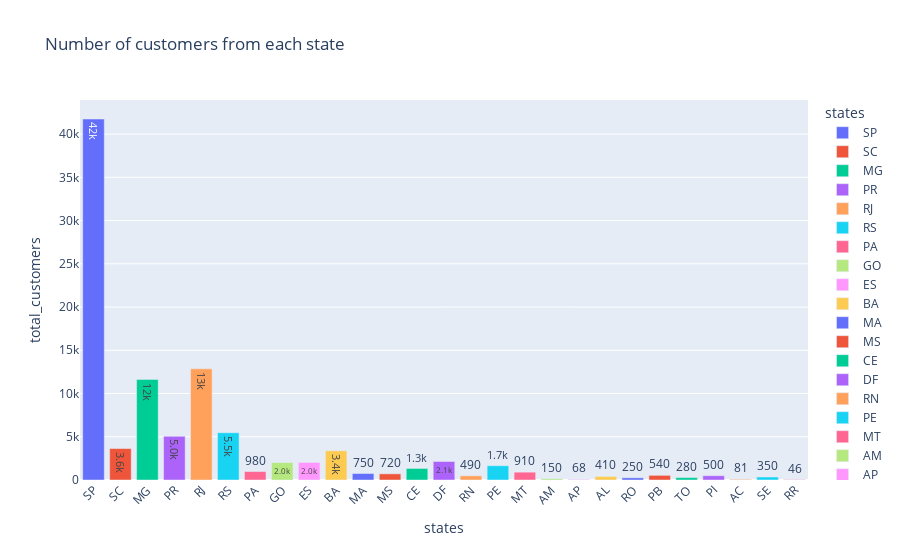

Notebook code cell kept with this figure:
### Code cell
cust_state = pd.read_sql_query("""
SELECT 
    customer_state AS states, 
    COUNT(customer_id) AS total_customers 
FROM 
    customers
GROUP BY 
    customer_state""", conn)
cust_state
df= pd.DataFrame(cust_state)
fig= px.bar(df, x="states", y="total_customers", text="total_customers", color="states", title='Number of customers from each state')
fig.update_traces(texttemplate="%{text:.2s}", textposition="auto")
fig.update_layout(uniformtext_minsize=8)
fig.update_layout(xaxis_tickangle=-45)

fig

### Figure 1 — Plotly figure (JSON) as saved in the notebook; plotly's stock layout.template omitted (floating-point values rounded to 4 significant figures)
{"data": [{"alignmentgroup": "True", "hovertemplate": "states=%{x}<br>total_customers=%{text}<extra></extra>", "legendgroup": "SP", "marker": {"color": "#636efa", "pattern": {"shape": ""}}, "name": "SP", "offsetgroup": "SP", "orientation": "v", "showlegend": true, "text": [41746], "textposition": "auto", "texttemplate": "%{text:.2s}", "type": "bar", "x": ["SP"], "xaxis": "x", "y": [41746], "yaxis": "y"}, {"alignmentgroup": "True", "hovertemplate": "states=%{x}<br>total_customers=%{text}<extra></extra>", "legendgroup": "SC", "marker": {"color": "#EF553B", "pattern": {"shape": ""}}, "name": "SC", "offsetgroup": "SC", "orientation": "v", "showlegend": true, "text": [3637], "textposition": "auto", "texttemplate": "%{text:.2s}", "type": "bar", "x": ["SC"], "xaxis": "x", "y": [3637], "yaxis": "y"}, {"alignmentgroup": "True", "hovertemplate": "states=%{x}<br>total_customers=%{text}<extra></extra>", "legendgroup": "MG", "marker": {"color": "#00cc96", "pattern": {"shape": ""}}, "name": "MG", "offsetgroup": "MG", "orientation": "v", "showlegend": true, "text": [11635], "textposition": "auto", "texttemplate": "%{text:.2s}", "type": "bar", "x": ["MG"], "xaxis": "x", "y": [11635], "yaxis": "y"}, {"alignmentgroup": "True", "hovertemplate": "states=%{x}<br>total_customers=%{text}<extra></extra>", "legendgroup": "PR", "marker": {"color": "#ab63fa", "pattern": {"shape": ""}}, "name": "PR", "offsetgroup": "PR", "orientation": "v", "showlegend": true, "text": [5045], "textposition": "auto", "texttemplate": "%{text:.2s}", "type": "bar", "x": ["PR"], "xaxis": "x", "y": [5045], "yaxis": "y"}, {"alignmentgroup": "True", "hovertemplate": "states=%{x}<br>total_customers=%{text}<extra></extra>", "legendgroup": "RJ", "marker": {"color": "#FFA15A", "pattern": {"shape": ""}}, "name": "RJ", "offsetgroup": "RJ", "orientation": "v", "showlegend": true, "text": [12852], "textposition": "auto", "texttemplate": "%{text:.2s}", "type": "bar", "x": ["RJ"], "xaxis": "x", "y": [12852], "yaxis": "y"}, {"alignmentgroup": "True", "hovertemplate": "states=%{x}<br>total_customers=%{text}<extra></extra>", "legendgroup": "RS", "marker": {"color": "#19d3f3", "pattern": {"shape": ""}}, "name": "RS", "offsetgroup": "RS", "orientation": "v", "showlegend": true, "text": [5466], "textposition": "auto", "texttemplate": "%{text:.2s}", "type": "bar", "x": ["RS"], "xaxis": "x", "y": [5466], "yaxis": "y"}, {"alignmentgroup": "True", "hovertemplate": "states=%{x}<br>total_customers=%{text}<extra></extra>", "legendgroup": "PA", "marker": {"color": "#FF6692", "pattern": {"shape": ""}}, "name": "PA", "offsetgroup": "PA", "orientation": "v", "showlegend": true, "text": [975], "textposition": "auto", "texttemplate": "%{text:.2s}", "type": "bar", "x": ["PA"], "xaxis": "x", "y": [975], "yaxis": "y"}, {"alignmentgroup": "True", "hovertemplate": "states=%{x}<br>total_customers=%{text}<extra></extra>", "legendgroup": "GO", "marker": {"color": "#B6E880", "pattern": {"shape": ""}}, "name": "GO", "offsetgroup": "GO", "orientation": "v", "showlegend": true, "text": [2020], "textposition": "auto", "texttemplate": "%{text:.2s}", "type": "bar", "x": ["GO"], "xaxis": "x", "y": [2020], "yaxis": "y"}, {"alignmentgroup": "True", "hovertemplate": "states=%{x}<br>total_customers=%{text}<extra></extra>", "legendgroup": "ES", "marker": {"color": "#FF97FF", "pattern": {"shape": ""}}, "name": "ES", "offsetgroup": "ES", "orientation": "v", "showlegend": true, "text": [2033], "textposition": "auto", "texttemplate": "%{text:.2s}", "type": "bar", "x": ["ES"], "xaxis": "x", "y": [2033], "yaxis": "y"}, {"alignmentgroup": "True", "hovertemplate": "states=%{x}<br>total_customers=%{text}<extra></extra>", "legendgroup": "BA", "marker": {"color": "#FECB52", "pattern": {"shape": ""}}, "name": "BA", "offsetgroup": "BA", "orientation": "v", "showlegend": true, "text": [3380], "textposition": "auto", "texttemplate": "%{text:.2s}", "type": "bar", "x": ["BA"], "xaxis": "x", "y": [3380], "yaxis": "y"}, {"alignmentgroup": "True", "hovertemplate": "states=%{x}<br>total_customers=%{text}<extra></extra>", "legendgroup": "MA", "marker": {"color": "#636efa", "pattern": {"shape": ""}}, "name": "MA", "offsetgroup": "MA", "orientation": "v", "showlegend": true, "text": [747], "textposition": "auto", "texttemplate": "%{text:.2s}", "type": "bar", "x": ["MA"], "xaxis": "x", "y": [747], "yaxis": "y"}, {"alignmentgroup": "True", "hovertemplate": "states=%{x}<br>total_customers=%{text}<extra></extra>", "legendgroup": "MS", "marker": {"color": "#EF553B", "pattern": {"shape": ""}}, "name": "MS", "offsetgroup": "MS", "orientation": "v", "showlegend": true, "text": [715], "textposition": "auto", "texttemplate": "%{text:.2s}", "type": "bar", "x": ["MS"], "xaxis": "x", "y": [715], "yaxis": "y"}, {"alignmentgroup": "True", "hovertemplate": "states=%{x}<br>total_customers=%{text}<extra></extra>", "legendgroup": "CE", "marker": {"color": "#00cc96", "pattern": {"shape": ""}}, "name": "CE", "offsetgroup": "CE", "orientation": "v", "showlegend": true, "text": [1336], "textposition": "auto", "texttemplate": "%{text:.2s}", "type": "bar", "x": ["CE"], "xaxis": "x", "y": [1336], "yaxis": "y"}, {"alignmentgroup": "True", "hovertemplate": "states=%{x}<br>total_customers=%{text}<extra></extra>", "legendgroup": "DF", "marker": {"color": "#ab63fa", "pattern": {"shape": ""}}, "name": "DF", "offsetgroup": "DF", "orientation": "v", "showlegend": true, "text": [2140], "textposition": "auto", "texttemplate": "%{text:.2s}", "type": "bar", "x": ["DF"], "xaxis": "x", "y": [2140], "yaxis": "y"}, {"alignmentgroup": "True", "hovertemplate": "states=%{x}<br>total_customers=%{text}<extra></extra>", "legendgroup": "RN", "marker": {"color": "#FFA15A", "pattern": {"shape": ""}}, "name": "RN", "offsetgroup": "RN", "orientation": "v", "showlegend": true, "text": [485], "textposition": "auto", "texttemplate": "%{text:.2s}", "type": "bar", "x": ["RN"], "xaxis": "x", "y": [485], "yaxis": "y"}, {"alignmentgroup": "True", "hovertemplate": "states=%{x}<br>total_customers=%{text}<extra></extra>", "legendgroup": "PE", "marker": {"color": "#19d3f3", "pattern": {"shape": ""}}, "name": "PE", "offsetgroup": "PE", "orientation": "v", "showlegend": true, "text": [1652], "textposition": "auto", "texttemplate": "%{text:.2s}", "type": "bar", "x": ["PE"], "xaxis": "x", "y": [1652], "yaxis": "y"}, {"alignmentgroup": "True", "hovertemplate": "states=%{x}<br>total_customers=%{text}<extra></extra>", "legendgroup": "MT", "marker": {"color": "#FF6692", "pattern": {"shape": ""}}, "name": "MT", "offsetgroup": "MT", "orientation": "v", "showlegend": true, "text": [907], "textposition": "auto", "texttemplate": "%{text:.2s}", "type": "bar", "x": ["MT"], "xaxis": "x", "y": [907], "yaxis": "y"}, {"alignmentgroup": "True", "hovertemplate": "states=%{x}<br>total_customers=%{text}<extra></extra>", "legendgroup": "AM", "marker": {"color": "#B6E880", "pattern": {"shape": ""}}, "name": "AM", "offsetgroup": "AM", "orientation": "v", "showlegend": true, "text": [148], "textposition": "auto", "texttemplate": "%{text:.2s}", "type": "bar", "x": ["AM"], "xaxis": "x", "y": [148], "yaxis": "y"}, {"alignmentgroup": "True", "hovertemplate": "states=%{x}<br>total_customers=%{text}<extra></extra>", "legendgroup": "AP", "marker": {"color": "#FF97FF", "pattern": {"shape": ""}}, "name": "AP", "offsetgroup": "AP", "orientation": "v", "showlegend": true, "text": [68], "textposition": "auto", "texttemplate": "%{text:.2s}", "type": "bar", "x": ["AP"], "xaxis": "x", "y": [68], "yaxis": "y"}, {"alignmentgroup": "True", "hovertemplate": "states=%{x}<br>total_customers=%{text}<extra></extra>", "legendgroup": "AL", "marker": {"color": "#FECB52", "pattern": {"shape": ""}}, "name": "AL", "offsetgroup": "AL", "orientation": "v", "showlegend": true, "text": [413], "textposition": "auto", "texttemplate": "%{text:.2s}", "type": "bar", "x": ["AL"], "xaxis": "x", "y": [413], "yaxis": "y"}, {"alignmentgroup": "True", "hovertemplate": "states=%{x}<br>total_customers=%{text}<extra></extra>", "legendgroup": "RO", "marker": {"color": "#636efa", "pattern": {"shape": ""}}, "name": "RO", "offsetgroup": "RO", "orientation": "v", "showlegend": true, "text": [253], "textposition": "auto", "texttemplate": "%{text:.2s}", "type": "bar", "x": ["RO"], "xaxis": "x", "y": [253], "yaxis": "y"}, {"alignmentgroup": "True", "hovertemplate": "states=%{x}<br>total_customers=%{text}<extra></extra>", "legendgroup": "PB", "marker": {"color": "#EF553B", "pattern": {"shape": ""}}, "name": "PB", "offsetgroup": "PB", "orientation": "v", "showlegend": true, "text": [536], "textposition": "auto", "texttemplate": "%{text:.2s}", "type": "bar", "x": ["PB"], "xaxis": "x", "y": [536], "yaxis": "y"}, {"alignmentgroup": "True", "hovertemplate": "states=%{x}<br>total_customers=%{text}<extra></extra>", "legendgroup": "TO", "marker": {"color": "#00cc96", "pattern": {"shape": ""}}, "name": "TO", "offsetgroup": "TO", "orientation": "v", "showlegend": true, "text": [280], "textposition": "auto", "texttemplate": "%{text:.2s}", "type": "bar", "x": ["TO"], "xaxis": "x", "y": [280], "yaxis": "y"}, {"alignmentgroup": "True", "hovertemplate": "states=%{x}<br>total_customers=%{text}<extra></extra>", "legendgroup": "PI", "marker": {"color": "#ab63fa", "pattern": {"shape": ""}}, "name": "PI", "offsetgroup": "PI", "orientation": "v", "showlegend": true, "text": [495], "textposition": "auto", "texttemplate": "%{text:.2s}", "type": "bar", "x": ["PI"], "xaxis": "x", "y": [495], "yaxis": "y"}, {"alignmentgroup": "True", "hovertemplate": "states=%{x}<br>total_customers=%{text}<extra></extra>", "legendgroup": "AC", "marker": {"color": "#FFA15A", "pattern": {"shape": ""}}, "name": "AC", "offsetgroup": "AC", "orientation": "v", "showlegend": true, "text": [81], "textposition": "auto", "texttemplate": "%{text:.2s}", "type": "bar", "x": ["AC"], "xaxis": "x", "y": [81], "yaxis": "y"}, {"alignmentgroup": "True", "hovertemplate": "states=%{x}<br>total_customers=%{text}<extra></extra>", "legendgroup": "SE", "marker": {"color": "#19d3f3", "pattern": {"shape": ""}}, "name": "SE", "offsetgroup": "SE", "orientation": "v", "showlegend": true, "text": [350], "textposition": "auto", "texttemplate": "%{text:.2s}", "type": "bar", "x": ["SE"], "xaxis": "x", "y": [350], "yaxis": "y"}, {"alignmentgroup": "True", "hovertemplate": "states=%{x}<br>total_customers=%{text}<extra></extra>", "legendgroup": "RR", "marker": {"color": "#FF6692", "pattern": {"shape": ""}}, "name": "RR", "offsetgroup": "RR", "orientation": "v", "showlegend": true, "text": [46], "textposition": "auto", "texttemplate": "%{text:.2s}", "type": "bar", "x": ["RR"], "xaxis": "x", "y": [46], "yaxis": "y"}], "layout": {"autosize": true, "barmode": "relative", "legend": {"title": {"text": "states"}, "tracegroupgap": 0}, "title": {"text": "Number of customers from each state"}, "uniformtext": {"minsize": 8}, "xaxis": {"anchor": "y", "autorange": true, "categoryarray": ["SP", "SC", "MG", "PR", "RJ", "RS", "PA", "GO", "ES", "BA", "MA", "MS", "CE", "DF", "RN", "PE", "MT", "AM", "AP", "AL", "RO", "PB", "TO", "PI", "AC", "SE", "RR"], "categoryorder": "array", "domain": [0, 1], "range": [-0.5, 26.5], "tickangle": -45, "title": {"text": "states"}, "type": "category"}, "yaxis": {"anchor": "x", "autorange": true, "domain": [0, 1], "range": [0, 43940.0], "title": {"text": "total_customers"}, "type": "linear"}}}
